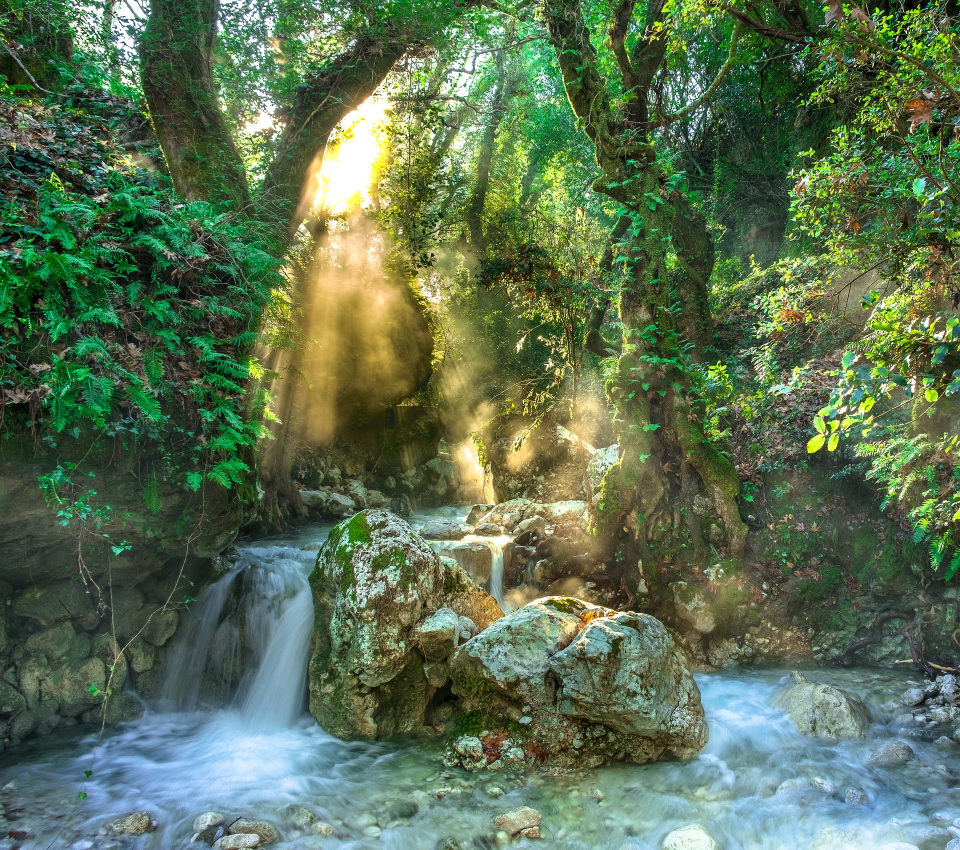
#> input picture img1.jpg, 1920 x 1699 px (shown at 1/2 size); its folder holds 4 pictures in this run
$ python weighted_grayscale_average.py
#> lines starting #> are read from the running program, lines starting #| are printed output that depends on the picture
# -*- coding: utf-8 -*-
"""
Created on Wed Jan 10 15:28:36 2024

@author: jose ochoa
"""

import cv2

# Lista de archivos a procesar
imagenes = ["img1", "img2", "img3"]

# Pesos de luminancia para conversión a escala de grises
wr = 0.299
wg = 0.587
wb = 0.114

for ruta in imagenes:
    img = cv2.imread(f"{ruta}.jpg")
#> img is the input picture: shape (1699, 1920, 3); mean B, G, R 82.7, 112.2, 91

    # Separación de canales de color (OpenCV usa BGR)
    r = img[:,:,2]
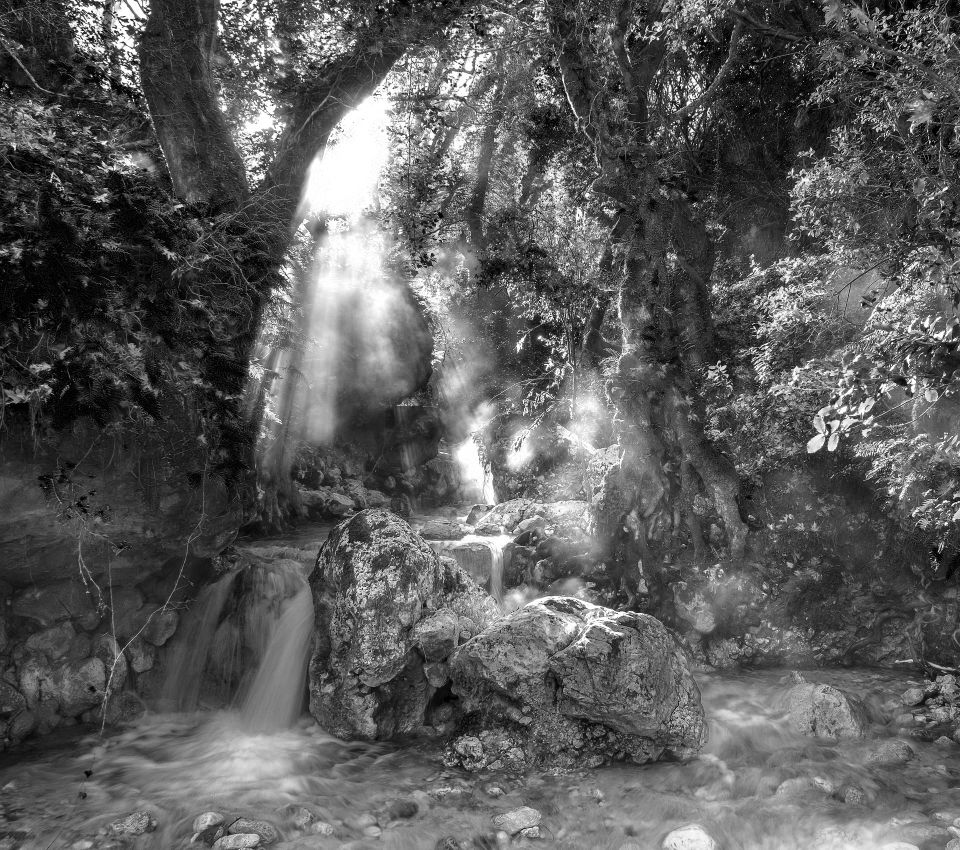
#> r: shape (1699, 1920) (shown at 1/2 size); min 0, max 255, mean 91
    g = img[:,:,1]
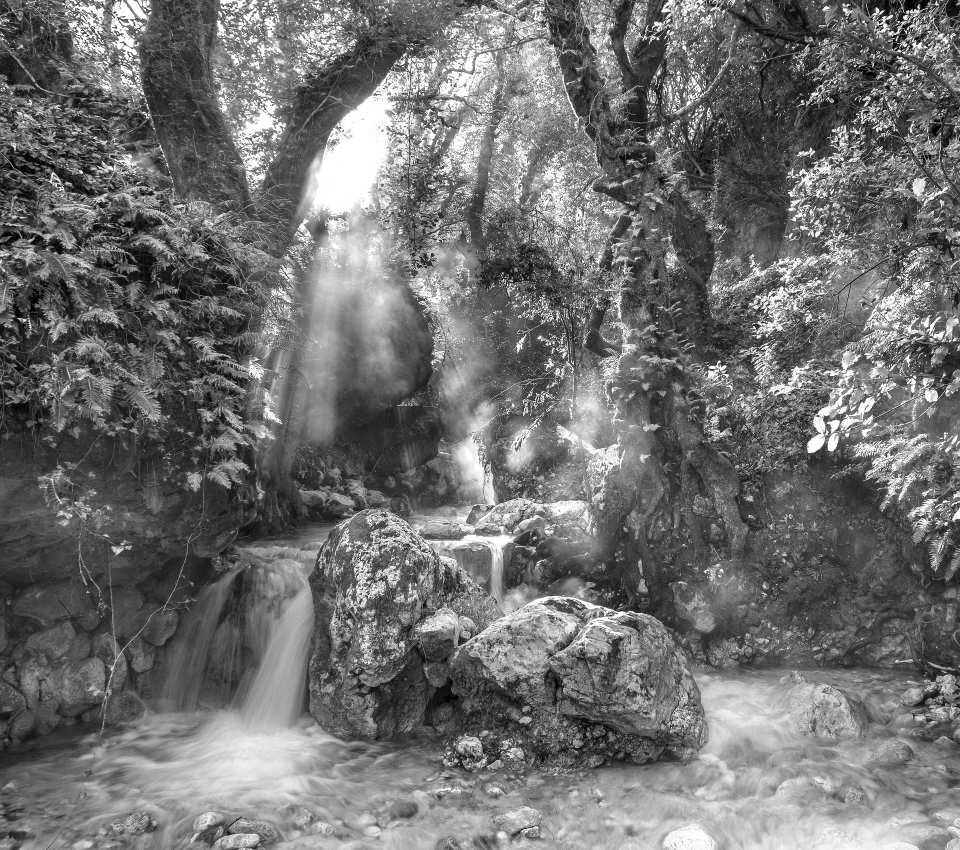
#> g: shape (1699, 1920) (shown at 1/2 size); min 0, max 255, mean 112.2
    b = img[:,:,0]
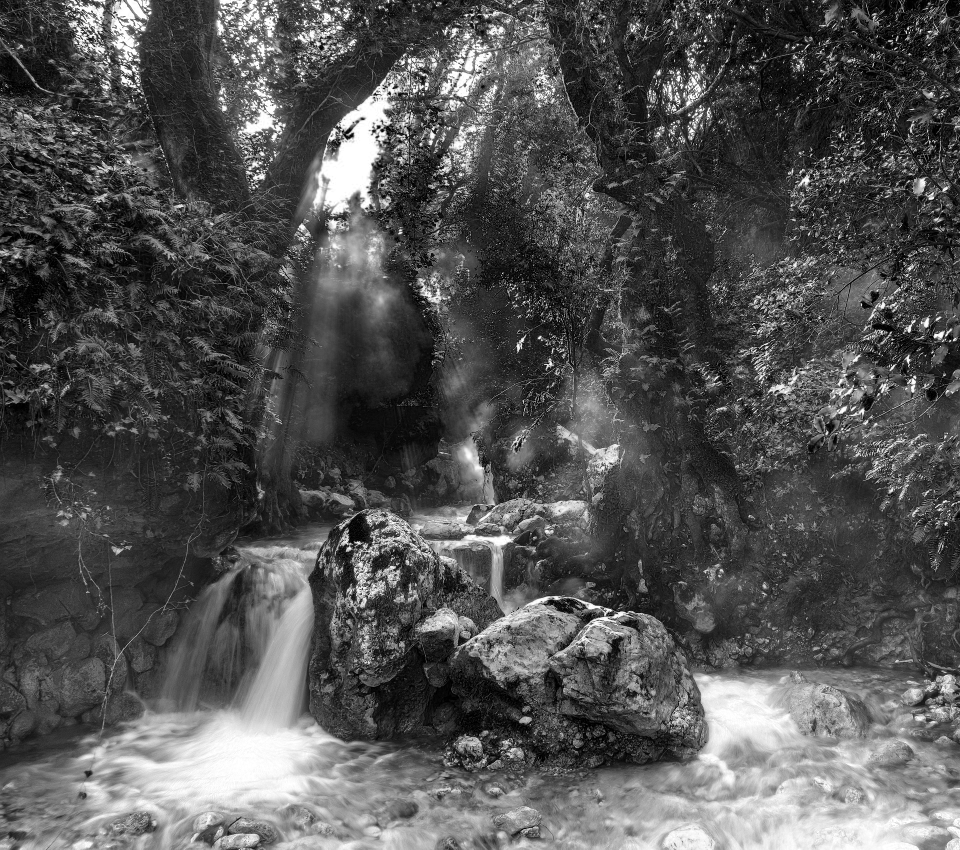
#> b: shape (1699, 1920) (shown at 1/2 size); min 0, max 255, mean 82.7

    # Promedio ponderado y conversión a enteros
    n_img = (wr*r + wg*g + wb*b)/3
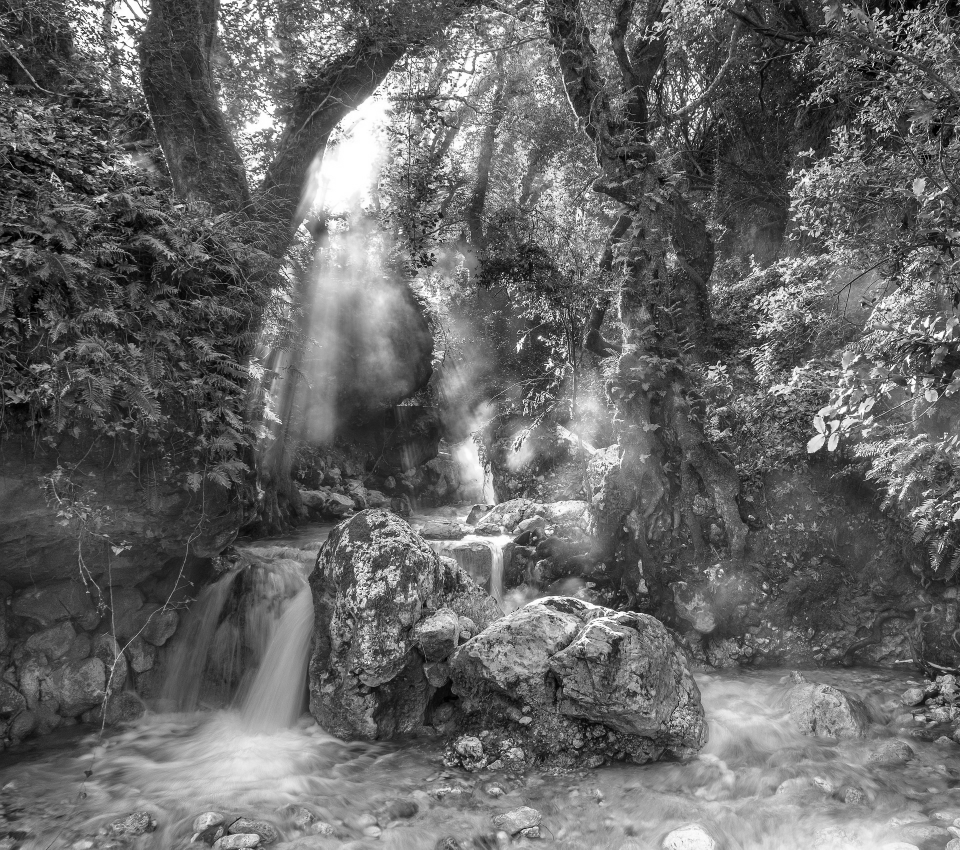
#> n_img: shape (1699, 1920) float64 (shown at 1/2 size); min 0, max 85, mean 34.2; drawn with min black and max white
    n_img = n_img.astype(int)

    # Guardar imagen generada
    cv2.imwrite(f"{ruta}_E9.jpg", n_img)
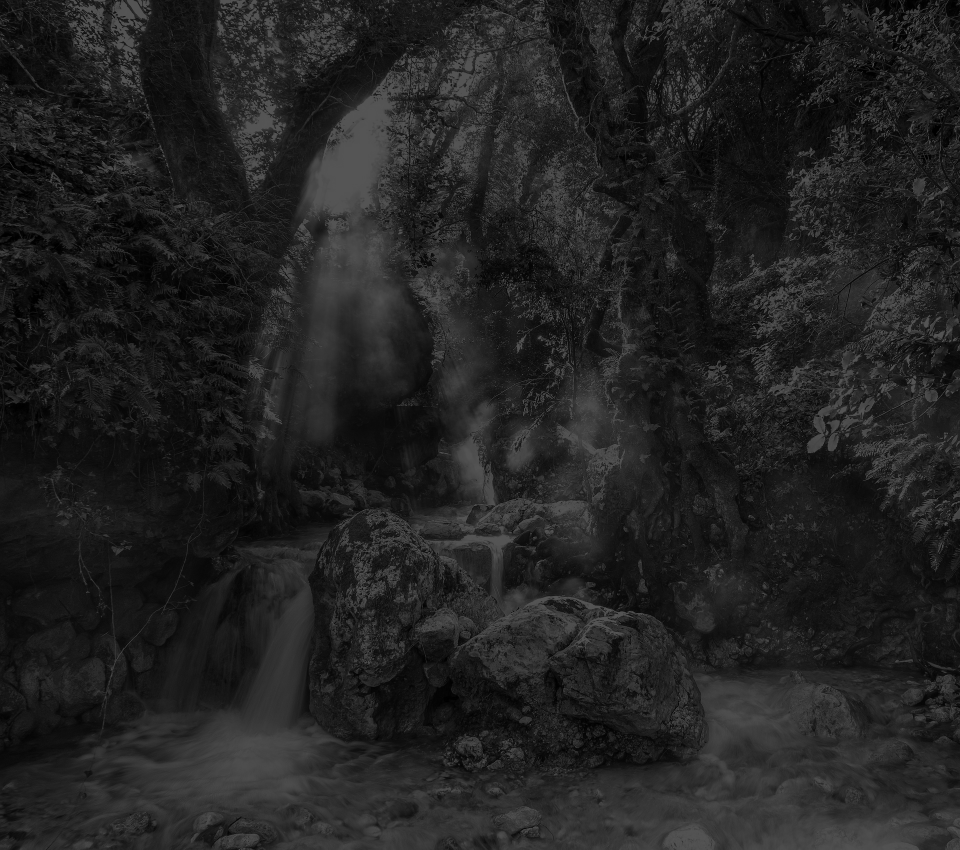
#> saved as img1_E9.jpg: shape (1699, 1920) (shown at 1/2 size); min 0, max 85, mean 33.7
#> pass 2 of the loop `for ruta in imagenes:`:
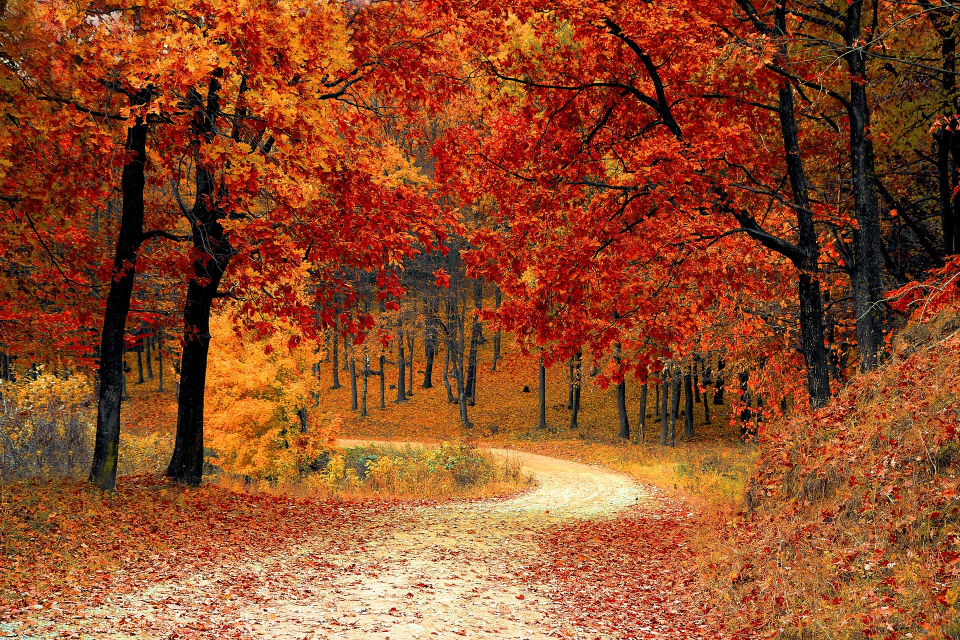
#> input picture img2.jpg, 1920 x 1280 px (shown at 1/2 size)
#> img is the input picture: shape (1280, 1920, 3); mean B, G, R 40.7, 76, 144.1
#> r: shape (1280, 1920)
#> g: shape (1280, 1920)
#> b: shape (1280, 1920)
#> `n_img = (wr*r + wg*g + wb*b)/3`:
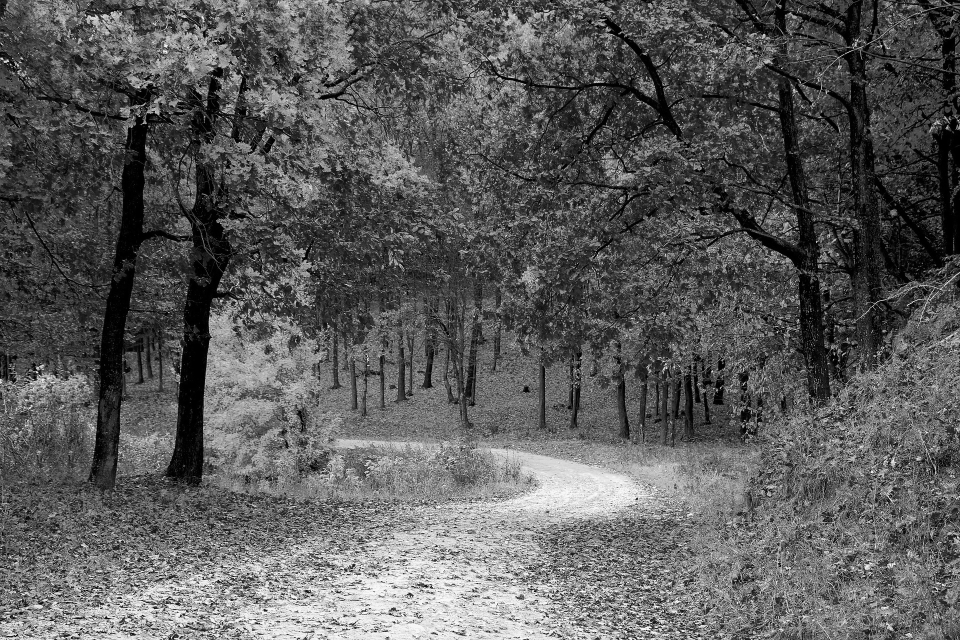
#> n_img: shape (1280, 1920) float64 (shown at 1/2 size); min 0, max 85, mean 30.8; drawn with min black and max white
#> `cv2.imwrite(f"{ruta}_E9.jpg", n_img)`:
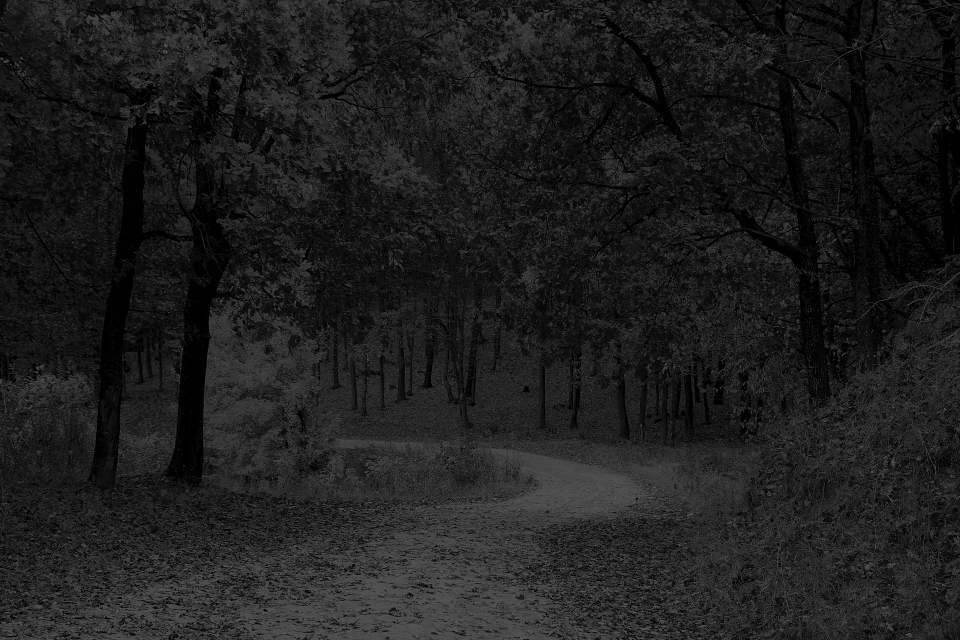
#> saved as img2_E9.jpg: shape (1280, 1920) (shown at 1/2 size); min 0, max 85, mean 30.3
#> (the run stopped early here; a loop or call above may not have finished)
